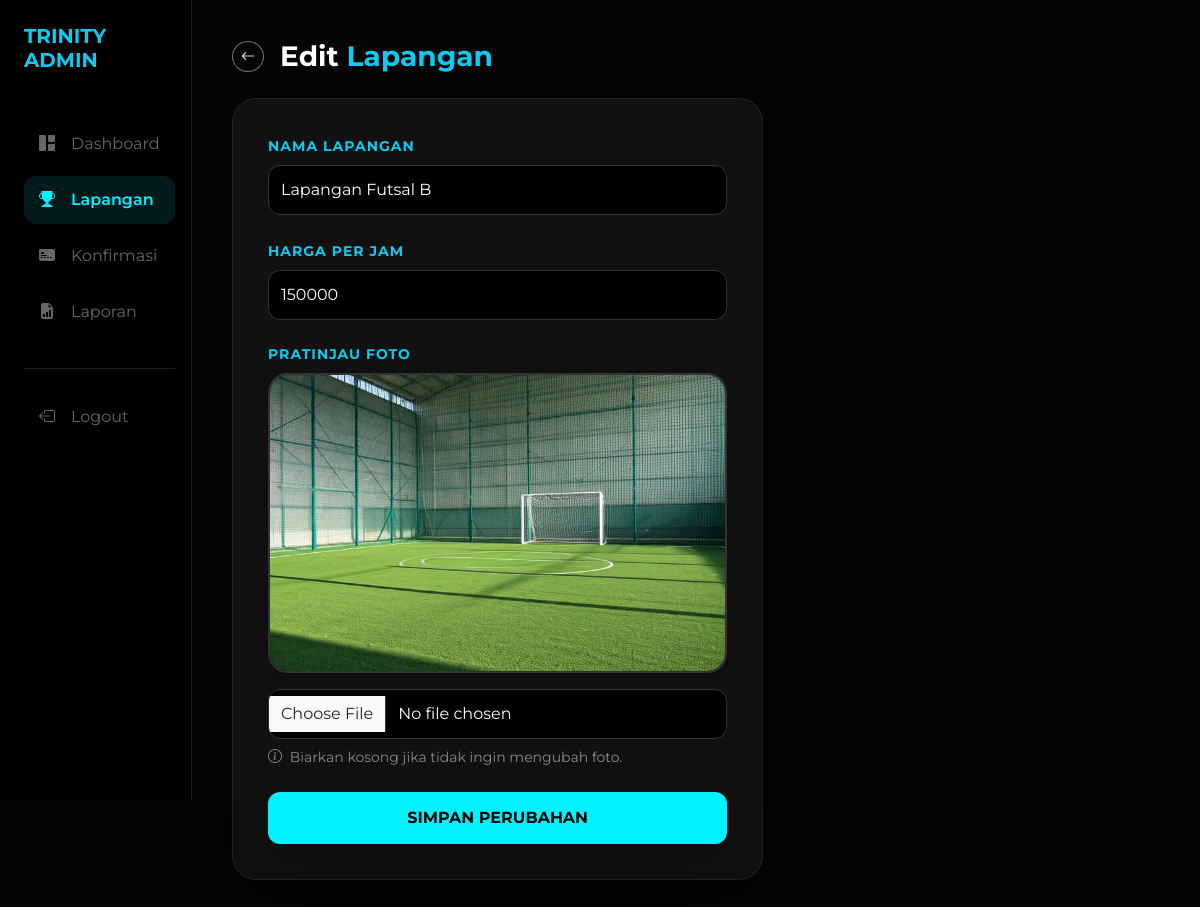
Page /admin/edit_lapangan.php?id=2 (signed in) on the committed database.
### tables this page shows
CREATE TABLE `lapangan` (
  `id_lapangan` int(11) NOT NULL,
  `nama_lapangan` varchar(50) NOT NULL,
  `jenis` enum('futsal','badminton') NOT NULL,
  `harga_per_jam` int(11) NOT NULL,
  `foto` varchar(255) DEFAULT NULL
);

### admin/edit_lapangan.php (the view, shortened to what this page needs)
<?php
require '../config/database.php';
$id = $_GET['id'];
$query = mysqli_query($conn, "SELECT * FROM lapangan WHERE id_lapangan = '$id'");
$data = mysqli_fetch_assoc($query);
?>
<!DOCTYPE html>
<html lang="id">
<head>
    <link href="https://cdn.jsdelivr.net/npm/bootstrap@5.3.0/dist/css/bootstrap.min.css" rel="stylesheet">
    <link rel="stylesheet" href="https://cdn.jsdelivr.net/npm/bootstrap-icons@1.11.1/font/bootstrap-icons.css">
</head>
<body>
<div class="sidebar-admin p-4">
    <h5 class="fw-bold text-info mb-5">TRINITY ADMIN</h5>
    <div class="nav flex-column">
        <a href="dashboard.php" class="nav-link mb-2">
            <i class="bi bi-grid-1x2-fill me-3"></i> <span>Dashboard</span>
        </a>
        <a href="lapangan.php" class="nav-link active mb-2">
            <i class="bi bi-trophy-fill me-3"></i> <span>Lapangan</span>
        </a>
        <a href="konfirmasi.php" class="nav-link mb-2">
            <i class="bi bi-credit-card-2-front-fill me-3"></i> <span>Konfirmasi</span>
        </a>
        <a href="laporan.php" class="nav-link mb-2">
            <i class="bi bi-file-earmark-bar-graph-fill me-3"></i> <span>Laporan</span>
        </a>
        <hr class="border-secondary my-4">
        <a href="../logout.php" class="nav-link text-danger">
            <i class="bi bi-box-arrow-left me-3"></i> <span>Logout</span>
        </a>
    </div>
</div>
<div class="main-content">
    <div class="mb-4 d-flex align-items-center">
        <a href="lapangan.php" class="btn btn-outline-secondary btn-sm rounded-circle me-3 text-white"><i class="bi bi-arrow-left"></i></a>
        <h3 class="fw-bold mb-0">Edit <span class="text-info">Lapangan</span></h3>
    </div>
    <div class="row">
        <div class="col-md-7">
            <div class="edit-card shadow-lg">
                <form action="" method="POST" enctype="multipart/form-data">
                    <div class="mb-4">
                        <label class="small fw-bold text-info text-uppercase mb-2" style="letter-spacing: 1px;">Nama Lapangan</label>
                        <input type="text" name="nama_lapangan" class="form-control" value="<?= htmlspecialchars($data['nama_lapangan']) ?>" required>
                    </div>
                    <div class="mb-4">
                        <label class="small fw-bold text-info text-uppercase mb-2" style="letter-spacing: 1px;">Harga per Jam</label>
                        <input type="number" name="harga_per_jam" class="form-control" value="<?= $data['harga_per_jam'] ?>" required>
                    </div>
                    <div class="mb-4">
                        <label class="small fw-bold text-info text-uppercase d-block mb-2" style="letter-spacing: 1px;">Pratinjau Foto</label>
                        <?php
                            $foto_sekarang = "../assets/images/" . $data['foto'];
                        ?>
                        <img src="<?= $foto_sekarang ?>" id="output" class="img-preview mb-3 shadow">
                        <input type="file" name="foto" class="form-control" accept="image/*" onchange="loadFile(event)">
                        <p class="mt-2 small text-white-50"><i class="bi bi-info-circle me-1"></i> Biarkan kosong jika tidak ingin mengubah foto.</p>
                    </div>
                    <button type="submit" name="update" class="btn btn-update shadow-lg">SIMPAN PERUBAHAN</button>
                </form>
            </div>
        </div>
    </div>
</div>
</body>
</html>

### admin/edit_lapangan.php (style rules this page uses)
body { background-color: #050505; color: white; font-family: 'Montserrat', sans-serif; overflow-x: hidden; }
.sidebar-admin { background: #000; min-height: 100vh; border-right: 1px solid #222; position: fixed; width: 16%; z-index: 100; }
.nav-link { color: rgba(255, 255, 255, 0.4) !important; transition: all 0.3s cubic-bezier(0.4, 0, 0.2, 1); padding: 12px 15px; border-radius: 12px; margin-bottom: 5px; text-decoration: none; display: flex !important; align-items: center !important; }
.nav-link.active { color: #00f2ff !important; background: rgba(0, 242, 255, 0.1); font-weight: 600; }
.main-content { margin-left: 16%; padding: 40px; animation: fadeIn 0.8s ease-out; }
.edit-card { background: #111; border: 1px solid #222; border-radius: 24px; padding: 35px; transition: 0.3s; }
.form-control { background: #000 !important; border: 1px solid #333 !important; color: white !important; border-radius: 12px; padding: 12px; }
.img-preview { width: 100%; max-height: 300px; object-fit: cover; border-radius: 20px; border: 2px solid #333; background: #000; transition: 0.3s; }
.btn-update { background: #00f2ff; color: #000; font-weight: 700; border-radius: 12px; padding: 14px; border: none; width: 100%; transition: 0.3s; }

### rows in the picture
lapangan: nama_lapangan "Lapangan Futsal B", harga_per_jam "150000", foto (picture)
